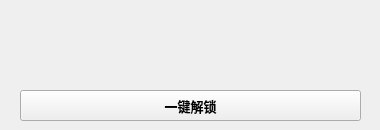
<?xml version="1.0" encoding="UTF-8"?>
<ui version="4.0">
 <class>Form</class>
 <widget class="QWidget" name="Form">
  <property name="geometry">
   <rect>
    <x>0</x>
    <y>0</y>
    <width>380</width>
    <height>130</height>
   </rect>
  </property>
  <property name="windowTitle">
   <string>SHICTHRS-SFR</string>
  </property>
  <widget class="QPushButton" name="pushButton">
   <property name="geometry">
    <rect>
     <x>20</x>
     <y>90</y>
     <width>341</width>
     <height>31</height>
    </rect>
   </property>
   <property name="font">
    <font>
     <pointsize>10</pointsize>
     <bold>true</bold>
    </font>
   </property>
   <property name="text">
    <string>一键解锁</string>
   </property>
  </widget>
 </widget>
 <resources/>
 <connections/>
</ui>
